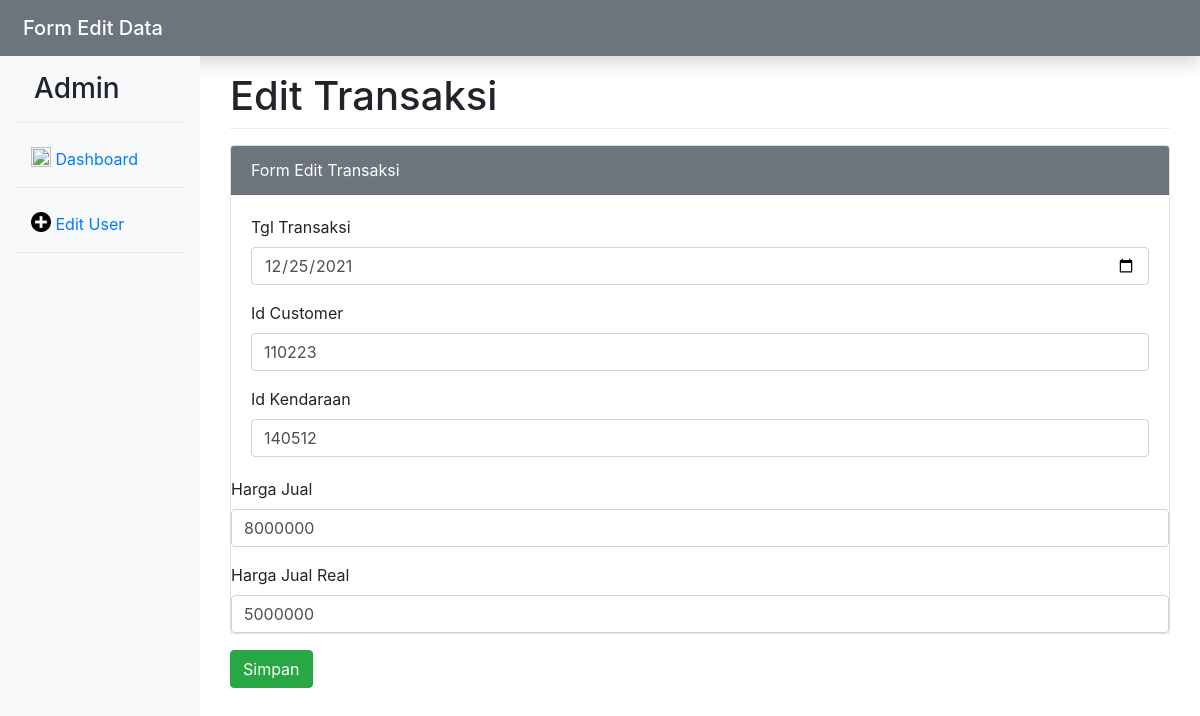
The app's page /Teller/form-edit-transaksi.php?id=1 with its own data.
### tables this page shows
CREATE TABLE `transaksi` (
  `IdTrsk` int(15) NOT NULL,
  `Tgl_Trsk` date DEFAULT NULL,
  `Id_Cust` int(25) DEFAULT NULL,
  `Id_Kendaraan` int(20) DEFAULT NULL,
  `Harga_Jual` int(12) DEFAULT NULL,
  `Harga_Jual_Real` int(12) DEFAULT NULL
);

### Teller/form-edit-transaksi.php (the view, shortened to what this page needs)
<!DOCTYPE html>
<html>
<head>
	<link rel="stylesheet" type="text/css" href="../css/bootstrap.min.css">
</head>
<body>
	<nav class="navbar navbar-dark bg-secondary flex-md-nowrap p-2 shadow">
  		<div class="container-fluid">
  			<span class="navbar-brand mb-0 h1">Form Edit Data</span>
  		</div>
	</nav>
	<div class="container-fluid">
		<div class="row">
			<div class="col-md-2 d-none d-md-block bg-light sidebar" style="height: 100vh">
				<div class="sidebar-sticky">
					<ul class="nav flex-column">
						<li class="nav-item mt-3">
							<h3 style="padding-left: 19px">Admin</h3>
						</li>
						<div class="dropdown-divider"></div>
						<li class="nav-item mt-2">
							<a class="nav-link" href="index.php">
								<img src="../assets/bars-graphic-business-symbol.png" width="20" height="20" class="d-inline-block align-top"> Dashboard
							</a>
						</li>
						<div class="dropdown-divider"></div>
						<li class="nav-item mt-2">
							<a class="nav-link" href="form-edit-transaksi.php">
								<img src="../assets/add-interface-circular-symbol-with-plus-sign.png" width="20" height="20" class="d-inline-block align-top"> Edit User
							</a>
						</li>
						<div class="dropdown-divider"></div>
					</ul>
				</div>
			</div>
			<div class="col-10">
				<div class="container-fluid mt-3">
					<h1>Edit Transaksi</h1>
					<div class="dropdown-divider"></div>
					<div class="card mt-3">
						<div class="card-header bg-secondary text-white">
							Form Edit Transaksi
						</div>
						<div class="card-body">
							<?php
							include '../config.php';
							$id = $_GET['id'];
							$data = mysqli_query($koneksi,"SELECT * FROM transaksi WHERE IdTrsk ='$id'");
							while($d = mysqli_fetch_array($data)){
							?>
							<form method="post" action="edit-transaksi.php">
                            <div class="form-group">
									<label>Tgl Transaksi</label>
									<input type="date" name="Tgl_Trsk" placeholder="Tanggal Transaksi" value="<?php echo $d['Tgl_Trsk'];?>" class="form-control" required="">
								</div>
								<div class="form-group">
									<label>Id Customer</label>
									<input type="text" name="Id_Cust" placeholder="Customer" value="<?php echo $d['Id_Cust'];?>" class="form-control" required="">
								</div>
								<label>Id Kendaraan</label>
									<input type="text" name="Id_Kendaraan" placeholder="Id Kendaraan" value="<?php echo $d['Id_Kendaraan'];?>" class="form-control" required="">
								</div>
								<div class="form-group">
									<label>Harga Jual</label>
									<input type="text" name="Harga_Jual" placeholder="Harg Jual" value="<?php echo $d['Harga_Jual'];?>" class="form-control" required="">
								</div>
								<label>Harga Jual Real</label>
									<input type="text" name="Harga_Jual_Real" placeholder="Harga Jual Real" value="<?php echo $d['Harga_Jual_Real'];?>" class="form-control" required="">
								</div>
								<button type="submit" class="btn btn-success mt-3" name="bsimpan">Simpan</button>
							<?php
							}
							?>
						</div>
					</div>
				</div>
			</div>
</body>
</html>

### records on screen
transaksi: Tgl_Trsk "12/25/2021", Id_Cust "110223", Id_Kendaraan "140512", Harga_Jual "8000000", Harga_Jual_Real "5000000"
